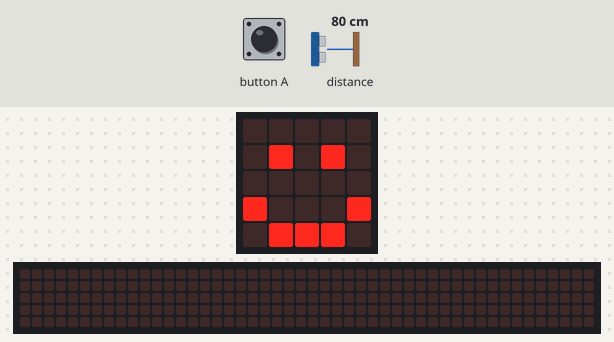
A program run on a simulated BBC micro:bit (MakeCode). Parts: the board's 5×5 LED display, a strip that is not on the board, showing the scrolling text unrolled. The inputs (shaded band) are chosen by the test bench; at power-on: distance to the obstacle 80 cm. The echo pulse lasts 58.3 µs per cm; the 48×5 strip is a reading aid, not a part: it shows the text the display is scrolling, unrolled, one strip-width of it at a time.

Above: at 1.8 s.
1.9 s: button A pressed for 0.15 s
At 2.28 s:
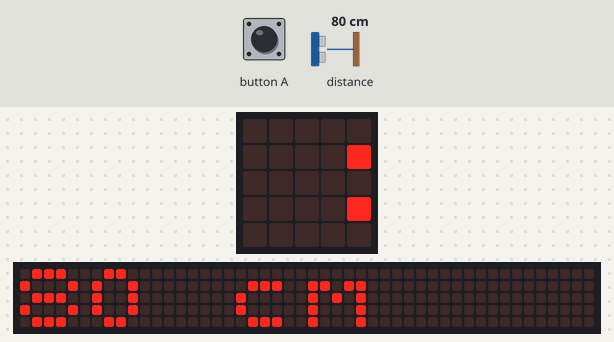
At 4.7 s:
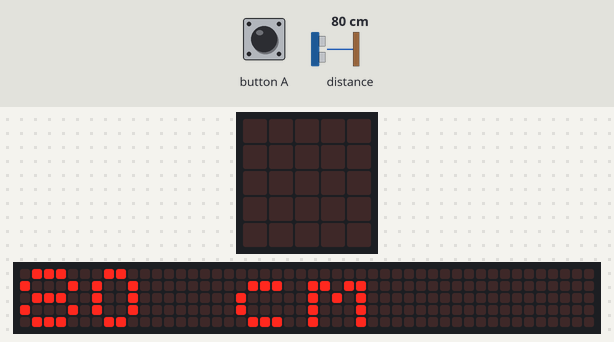
Timing chart, 0 to 6.2 s (numbered marks = the images above; inputs shaded):
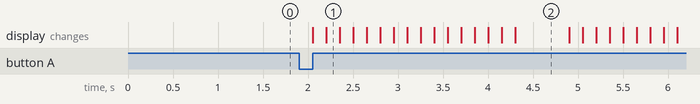

Measured:
- after the input at 1.9 s, the display: first changes after 0.16 s (image 1 shows a later state)
- what the display in image 2 shows lasts 0.6 s, from 4.3 s to 4.9 s

The program:

main.ts
```typescript
// (licence header left out)
// variable
let variableDistance:number = 0

// startup
basic.showIcon(IconNames.Happy)

// find the distance with sonar
input.onButtonPressed(Button.A, function () {
  basic.clearScreen()
  variableDistance = sonar.ping(
    DigitalPin.P1, // trigger
    DigitalPin.P2, // echo
    PingUnit.Centimeters
  )
  basic.showString((variableDistance) + " cm")
  basic.showIcon(IconNames.Happy)
})
```
